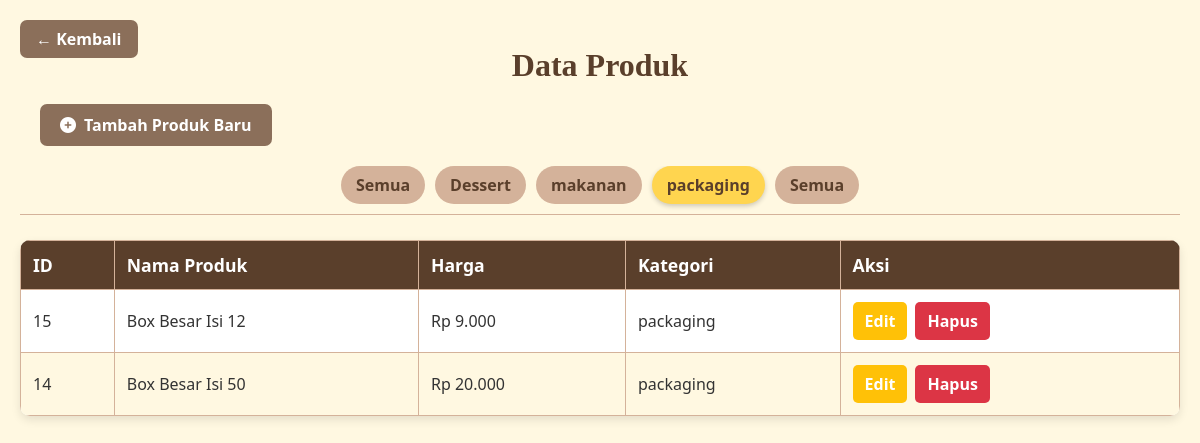
The app's page /kasir-app/modules/produk/produk.php?kategori=packaging (signed in) with its own data.
### tables this page shows
CREATE TABLE `produk` (
  `id_produk` int(11) NOT NULL,
  `kategori` varchar(100) DEFAULT NULL,
  `nama_produk` varchar(100) NOT NULL,
  `harga` int(11) NOT NULL
);

### kasir-app/modules/produk/produk.php (the view, shortened to what this page needs)
<?php
include("../../config/db.php");
$kategori_terpilih = $_GET['kategori'] ?? 'Semua';
$kategori_q = $koneksi->query("SELECT DISTINCT kategori FROM produk ORDER BY kategori ASC");
$daftar_kategori = ['Semua'];
while ($row = $kategori_q->fetch_assoc()) {
    $daftar_kategori[] = htmlspecialchars($row['kategori']);
}
$sql_produk = "SELECT id_produk, nama_produk, harga, kategori FROM produk";
if ($kategori_terpilih !== 'Semua') {
    $kategori_terpilih_sql = $koneksi->real_escape_string($kategori_terpilih);
    $sql_produk .= " WHERE kategori = '$kategori_terpilih_sql'";
}
$sql_produk .= " ORDER BY nama_produk ASC";
$produk_q = $koneksi->query($sql_produk);
?>
<!DOCTYPE html>
<html lang="id">
<head>
    <link rel="stylesheet" href="https://cdnjs.cloudflare.com/ajax/libs/font-awesome/6.4.0/css/all.min.css">
</head>
<body>
    <a href="../home.php" class="btn-kembali">← Kembali</a>
    <h2>Data Produk</h2>
    <div class="add-product-btn-wrapper">
        <a href="produk_tambah.php" class="add-product-btn">
            <i class="fas fa-plus-circle"></i> Tambah Produk Baru
        </a>
    </div>
    <div class="category-nav">
        <?php foreach ($daftar_kategori as $cat) :
            $active_class = ($cat == $kategori_terpilih) ? 'active' : '';
            $category_link = "produk.php";
            if ($cat !== 'Semua') {
                $category_link .= "?kategori=" . urlencode($cat);
            }
        ?>
            <a href="<?= $category_link ?>" class="<?= $active_class ?>"><?= htmlspecialchars($cat) ?></a>
        <?php endforeach; ?>
    </div>
    <table>
        <thead>
            <tr>
                <th>ID</th>
                <th>Nama Produk</th>
                <th>Harga</th>
                <th>Kategori</th>
                <th>Aksi</th>
            </tr>
        </thead>
        <tbody>
            <?php if ($produk_q->num_rows > 0) : ?>
                <?php while ($p = $produk_q->fetch_assoc()): ?>
                <tr>
                    <td data-label="ID"><?= htmlspecialchars($p['id_produk']) ?></td>
                    <td data-label="Nama Produk"><?= htmlspecialchars($p['nama_produk']) ?></td>
                    <td data-label="Harga">Rp <?= number_format($p['harga'], 0, ',', '.') ?></td>
                    <td data-label="Kategori"><?= htmlspecialchars($p['kategori'] ?? '-') ?></td>
                    <td data-label="Aksi">
                        <div class="action-buttons">
                            <a href="produk_edit.php?id=<?= $p['id_produk'] ?>" class="btn btn-edit">Edit</a>
                            <a href="produk.php?action=hapus&id=<?= $p['id_produk'] ?>" class="btn btn-delete" onclick="return confirm('Yakin mau hapus produk ini? Data akan hilang permanen!')">Hapus</a>
                        </div>
                    </td>
                </tr>
                <?php endwhile; ?>
            <?php else : ?>
                <tr>
                    <td colspan="5" style="text-align: center; padding: 20px; color: var(--color-secondary-brown);">Gak ada data produk di kategori ini.</td>
                </tr>
            <?php endif; ?>
        </tbody>
    </table>
</body>
</html>

### kasir-app/modules/produk/produk.php (style rules this page uses)
:root { --color-primary-brown: #5A3F2B; --color-secondary-brown: #8B6F5A; --color-light-brown: #D4B29A; --color-cream: #FFF8E1; --color-yellow: #FFD54F; --color-dark-yellow: #FFA000; --color-text-dark: #333; --color-text-light: #fff; --color-success: #66BB6A; --color-error: #EF5350; --color-info: #2196F3; --color-delete: #DC3545; --color-edit: #FFC107; --color-add: #28A745; }
body { font-family: 'Segoe UI', Tahoma, Geneva, Verdana, sans-serif; padding: 20px; background-color: var(--color-cream); color: var(--color-text-dark); margin: 0; position: relative; }
h2 { margin-bottom: 20px; color: var(--color-primary-brown); text-align: center; font-size: 2em; font-family: 'Georgia', serif; }
.btn-kembali { position: absolute; top: 20px; left: 20px; background-color: var(--color-secondary-brown); color: var(--color-text-light); padding: 8px 16px; text-decoration: none; border-radius: 7px; font-weight: bold; transition: background-color 0.3s ease; }
.category-nav { display: flex; justify-content: center; gap: 10px; margin-bottom: 25px; padding-bottom: 10px; border-bottom: 1px solid var(--color-light-brown); overflow-x: auto; white-space: nowrap; }
.category-nav a { padding: 8px 15px; border-radius: 20px; text-decoration: none; color: var(--color-primary-brown); background-color: var(--color-light-brown); font-weight: bold; transition: background-color 0.3s ease, color 0.3s ease, box-shadow 0.3s ease; flex-shrink: 0; }
.category-nav a.active { background-color: var(--color-yellow); color: var(--color-primary-brown); box-shadow: 0 2px 5px rgba(0,0,0,0.2); pointer-events: none; }
.add-product-btn-wrapper { margin-bottom: 20px; padding-left: 20px; }
.add-product-btn { background-color: var(--color-secondary-brown); color: var(--color-text-light); padding: 10px 20px; border: none; border-radius: 7px; font-weight: bold; cursor: pointer; transition: background-color 0.3s ease; text-decoration: none; display: inline-flex; align-items: center; gap: 8px; }
table { width: 100%; border-collapse: collapse; background-color: var(--color-text-light); border-radius: 10px; overflow: hidden; box-shadow: 0 4px 10px rgba(0,0,0,0.1); }
table thead { background-color: var(--color-primary-brown); color: var(--color-text-light); }
table th, table td { border: 1px solid var(--color-light-brown); padding: 12px; text-align: left; }
table th { font-weight: bold; font-size: 1.1em; }
table tbody tr:nth-child(even) { background-color: var(--color-cream); }
.action-buttons { display: flex; gap: 8px; flex-wrap: wrap; }
.action-buttons .btn { padding: 8px 12px; border: none; border-radius: 5px; cursor: pointer; font-weight: bold; transition: background-color 0.3s ease; text-decoration: none; color: white; }
.action-buttons .btn-edit { background-color: var(--color-edit); }
.action-buttons .btn-delete { background-color: var(--color-delete); }

### records on screen
produk: id_produk "15", nama_produk "Box Besar Isi 12", harga "9.000", kategori "packaging"
produk: id_produk "14", nama_produk "Box Besar Isi 50", harga "20.000", kategori "packaging"

### other values on screen
$cat "Semua"
$cat "Dessert"
$cat "makanan"
$cat "packaging"
